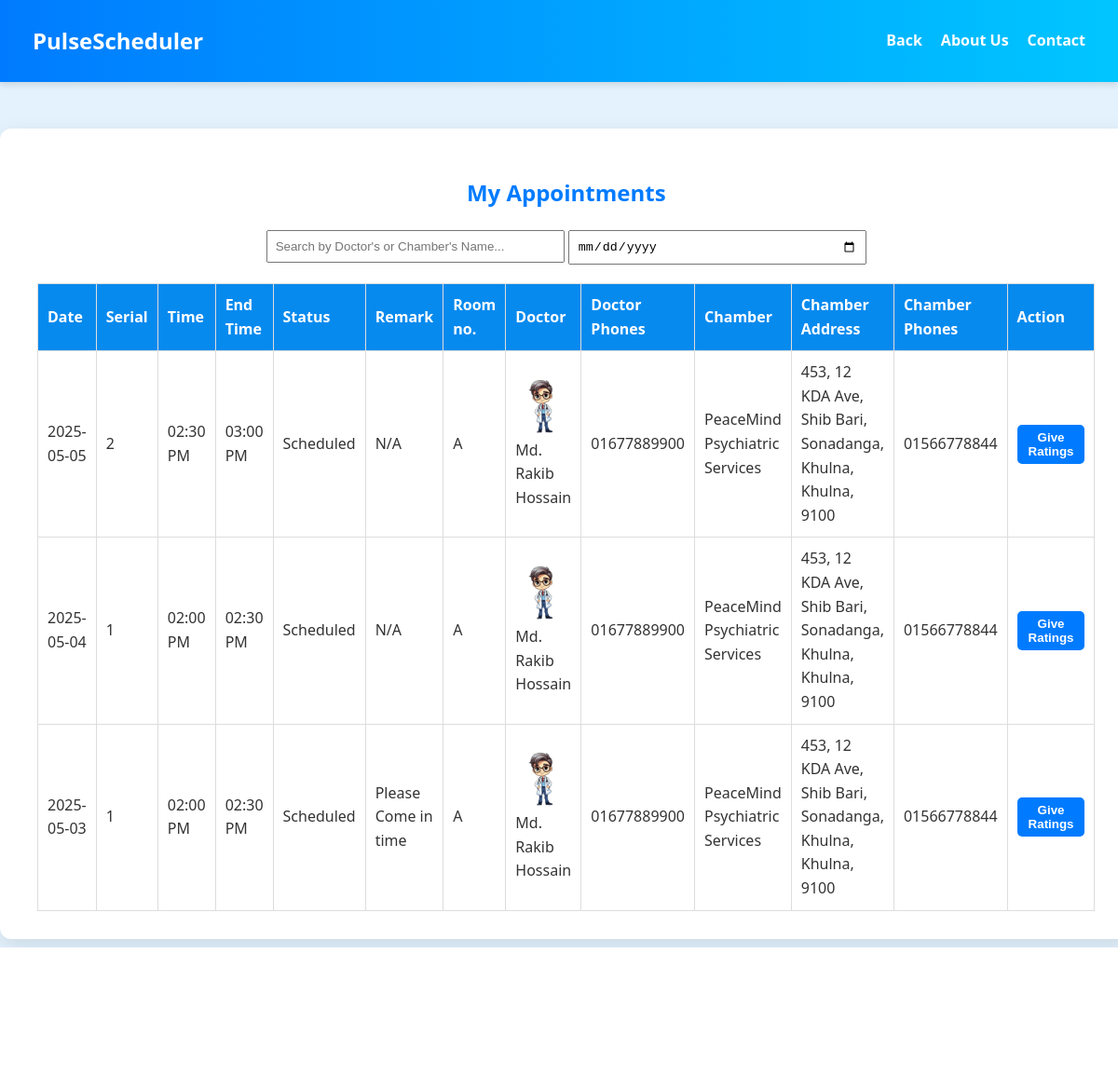
/appointments.php (signed in), run on the app's committed database.
### tables this page shows
CREATE TABLE IF NOT EXISTS `appointment` (
  `appointment_ID` int NOT NULL AUTO_INCREMENT,
  `user_ID` int DEFAULT NULL,
  `doctor_ID` int DEFAULT NULL,
  `compounder_ID` int DEFAULT NULL,
  `chamber_ID` int DEFAULT NULL,
  `serial_no` int DEFAULT NULL,
  `appointment_date` date DEFAULT NULL,
  `appointment_start_time` time DEFAULT NULL,
  `appointment_end_time` time DEFAULT NULL,
  `status` enum('Scheduled','Completed','Cancelled') DEFAULT NULL,
  `remark` text,
  `sch_id` int DEFAULT NULL,
  PRIMARY KEY (`appointment_ID`),
  KEY `user_ID` (`user_ID`),
  KEY `doctor_ID` (`doctor_ID`),
  KEY `compounder_ID` (`compounder_ID`),
  KEY `chamber_ID` (`chamber_ID`),
  KEY `fk_schid` (`sch_id`)
);

CREATE TABLE IF NOT EXISTS `schedule_doctor` (
  `schedule_id` int NOT NULL AUTO_INCREMENT,
  `doctor_id` int DEFAULT NULL,
  `chamber_id` int DEFAULT NULL,
  `day_of_week` enum('Saturday','Sunday','Monday','Tuesday','Wednesday','Thursday','Friday') DEFAULT NULL,
  `start_time` time DEFAULT NULL,
  `end_time` time DEFAULT NULL,
  `max_patients` int DEFAULT NULL,
  `consultation_fee` decimal(10,2) DEFAULT NULL,
  `room_number` varchar(250) DEFAULT '0000',
  PRIMARY KEY (`schedule_id`),
  KEY `fk_schedule_doctor_chamber` (`doctor_id`,`chamber_id`)
);

CREATE TABLE IF NOT EXISTS `systemuser` (
  `user_ID` int NOT NULL AUTO_INCREMENT,
  `user_name` varchar(250) NOT NULL,
  `user_password` varchar(250) NOT NULL,
  `full_name` varchar(250) DEFAULT NULL,
  `birth_certificate_number` char(17) DEFAULT NULL,
  `gender` enum('Male','Female','Other') DEFAULT NULL,
  `photo` text,
  `birth_day` date DEFAULT NULL,
  `blood_group` enum('A+','A-','B+','B-','O+','O-','AB+','AB-','Other') DEFAULT NULL,
  `medical_history` text,
  `role` enum('User','Admin','Head') DEFAULT 'User',
  PRIMARY KEY (`user_ID`),
  UNIQUE KEY `birth_cirtificate_number` (`birth_certificate_number`)
);

CREATE TABLE IF NOT EXISTS `chamber` (
  `chamber_ID` int NOT NULL AUTO_INCREMENT,
  `chamber_name` varchar(250) DEFAULT NULL,
  `opening_time` time DEFAULT NULL,
  `closing_time` time DEFAULT NULL,
  `working_days` json DEFAULT NULL,
  PRIMARY KEY (`chamber_ID`)
);

### appointments.php (the view, shortened to what this page needs)
<?php
include 'db.php';
$loggedInUserID = $_SESSION['user_ID'];
$sql = "
SELECT
    a.appointment_ID,
    a.appointment_date,
    a.appointment_start_time,
    a.appointment_end_time,
    a.remark,
    a.serial_no,
    a.status,
    d.user_ID AS doctor_ID,   -- doctor ID from doctor table
    su.full_name AS doctor_name,
    su.photo AS doctor_photo,
    GROUP_CONCAT(DISTINCT up.phone SEPARATOR ', ') AS doctor_phones,
    c.chamber_name,
    GROUP_CONCAT(DISTINCT cp.phone SEPARATOR ', ') AS chamber_phones,
    CONCAT_WS(', ',
        ad.house_no, ad.road, ad.area, ad.thana, ad.district, ad.division, ad.postal_code
    ) AS full_address,
    sd.start_time,   -- schedule start time from schedule_doctor
    sd.end_time,     -- schedule end time from schedule_doctor
    sd.schedule_id,           -- schedule ID from schedule_doctor
    sd.consultation_fee,      -- consultation fee from schedule_doctor
    sd.room_number            -- room number from schedule_doctor
FROM appointment a
JOIN doctor d ON a.doctor_ID = d.user_ID
JOIN systemuser su ON d.user_ID = su.user_ID
LEFT JOIN user_phone up ON up.user_ID = d.user_ID
JOIN chamber c ON a.chamber_ID = c.chamber_ID
LEFT JOIN chamber_phone cp ON cp.chamber_ID = c.chamber_ID
LEFT JOIN chamber_address ad ON ad.chamber_ID = c.chamber_ID
LEFT JOIN schedule_doctor sd
  ON sd.schedule_id = a.sch_id   -- Linking appointment's sch_id with schedule_doctor's schedule_id
WHERE a.user_ID = ?
GROUP BY a.appointment_ID
ORDER BY a.appointment_date DESC;
";
$stmt = $conn->prepare($sql);
$stmt->bind_param("i", $loggedInUserID);
$stmt->execute();
$result = $stmt->get_result();
?>
<!DOCTYPE html>
<html lang="en">
<head>
</head>
<body>
<header>
    <nav>
        <div class="logo">
            <h1>PulseScheduler</h1>
        </div>
        <ul class="nav-links">
            <li><a href="general.php">Back</a></li>
            <li><a href="AboutUs.php">About Us</a></li>
            <li><a href="Contact.php">Contact</a></li>
        </ul>
    </nav>
</header>
<div class="container">
    <h2>My Appointments</h2>
    <div style="margin-bottom: 20px; text-align: center;">
    <input type="text" id="searchBox" placeholder="Search by Doctor's or Chamber's Name..." style="padding: 8px; width: 100%; max-width: 300px;">
    <input type="date" id="dateSearchBox" style="padding: 8px; width: 100%; max-width: 300px;">
    </div>
    <table>
        <thead>
            <tr>
                <th>Date</th>
                <th>Serial</th>
                <th>Time</th>
                <th>End Time</th>
                <th>Status</th>
                <th>Remark</th>
                <th>Room no.</th>
                <th>Doctor</th>
                <th>Doctor Phones</th>
                <th>Chamber</th>
                <th>Chamber Address</th>
                <th>Chamber Phones</th>
                <th>Action</th>
            </tr>
        </thead>
        <tbody>
            <?php while ($row = $result->fetch_assoc()): ?>
            <tr>
                <td><?= htmlspecialchars($row['appointment_date']) ?></td>
                <td><?= htmlspecialchars($row['serial_no']) ?></td>
                <td><?= isset($row['appointment_start_time']) ? date("h:i A", strtotime($row['appointment_start_time'])) : 'N/A' ?></td>
                <td><?= isset($row['appointment_end_time']) ? date("h:i A", strtotime($row['appointment_end_time'])) : 'N/A' ?></td>
                <td><?= htmlspecialchars($row['status']) ?></td>
                <td><?= htmlspecialchars($row['remark']??'N/A') ?></td>
                <td><?= htmlspecialchars($row['room_number']??'N/A') ?></td>
                <td>
                    <img src="<?= htmlspecialchars($row['doctor_photo']??'N/A') ?>" alt="Doctor" class="doctor-photo">
                    <?= htmlspecialchars($row['doctor_name']) ?>
                </td>
                <td><?= htmlspecialchars($row['doctor_phones']??'N/A') ?></td>
                <td><?= htmlspecialchars($row['chamber_name']??'N/A') ?></td>
                <td><?= htmlspecialchars($row['full_address']??'N/A') ?></td>
                <td><?= htmlspecialchars($row['chamber_phones']??'N/A') ?></td>
                <td>
            <a href="rate_doctor.php?doctor_ID=<?= $row['doctor_ID'] ?>">
        <button class="rate-btn">Give Ratings</button>
        </a>
            </td>
            </tr>
            <?php endwhile; ?>
        </tbody>
    </table>
</div>
<footer>
    <p>&copy; 2025 PulseScheduler | <a href="Contact.php" style="color: white;">Contact Us</a></p>
</footer>
</body>
</html>

### appointments.php (style rules this page uses)
body { font-family: 'Segoe UI', Tahoma, Geneva, Verdana, sans-serif; background-color: #e3f2fd; margin: 0; padding: 0; box-sizing: border-box; color: #333; line-height: 1.6; min-height: 100vh; display: flex; flex-direction: column; }
header { background: linear-gradient(90deg, #007BFF, #00C6FF); color: white; padding: 10px 20px; box-shadow: 0 4px 6px rgba(0, 0, 0, 0.1); }
nav { display: flex; justify-content: space-between; align-items: center; max-width: 1200px; margin: 0 auto; padding: 15px 15px; }
.logo h1 { font-size: 1.5rem; margin: 0; }
.nav-links { list-style: none; display: flex; gap: 20px; margin: 0; padding: 0; }
.nav-links a { color: white; text-decoration: none; font-weight: bold; font-size: 1em; transition: color 0.3s ease; }
.container { max-width: 95%; background: white; padding: 30px 40px; margin: 50px auto; border-radius: 12px; box-shadow: 0 8px 24px rgba(0, 0, 0, 0.1); overflow-x: auto; }
h2 { text-align: center; margin-bottom: 20px; color: #007bff; }
table { width: 100%; border-collapse: collapse; margin-top: 20px; }
th, td { border: 1px solid #ddd; padding: 10px; text-align: left; }
th { background-color:rgb(7, 138, 238); color: white; }
img.doctor-photo { width: 60px; height: 60px; object-fit: cover; border-radius: 50%; display: block; margin-bottom: 5px; }
.rate-btn { padding: 6px 12px; background-color: #007bff; color: white; border: none; border-radius: 5px; cursor: pointer; font-weight: bold; }
footer { background-color: #007bff; color: white; text-align: center; padding: 20px 0; margin-top: auto; }

### data on the page
appointment: appointment_date "2025-05-05", serial_no "2", appointment_start_time "02:30 PM", appointment_end_time "03:00 PM", status "Scheduled", remark "N/A", sch.room_number "A", systemuser.photo (picture), systemuser.full_name "Md. Rakib Hossain", doctor_phones "01677889900", chamber_ID.chamber_name "PeaceMind Psychiatric Services", full_address "453, 12 KDA Ave, Shib Bari, Sonadanga, Khulna, Khulna, 9100", chamber_phones "01566778844"
appointment: appointment_date "2025-05-04", serial_no "1", appointment_start_time "02:00 PM", appointment_end_time "02:30 PM", status "Scheduled", remark "N/A", sch.room_number "A", systemuser.photo (picture), systemuser.full_name "Md. Rakib Hossain", doctor_phones "01677889900", chamber_ID.chamber_name "PeaceMind Psychiatric Services", full_address "453, 12 KDA Ave, Shib Bari, Sonadanga, Khulna, Khulna, 9100", chamber_phones "01566778844"
appointment: appointment_date "2025-05-03", serial_no "1", appointment_start_time "02:00 PM", appointment_end_time "02:30 PM", status "Scheduled", remark "Please Come in time", sch.room_number "A", systemuser.photo (picture), systemuser.full_name "Md. Rakib Hossain", doctor_phones "01677889900", chamber_ID.chamber_name "PeaceMind Psychiatric Services", full_address "453, 12 KDA Ave, Shib Bari, Sonadanga, Khulna, Khulna, 9100", chamber_phones "01566778844"
